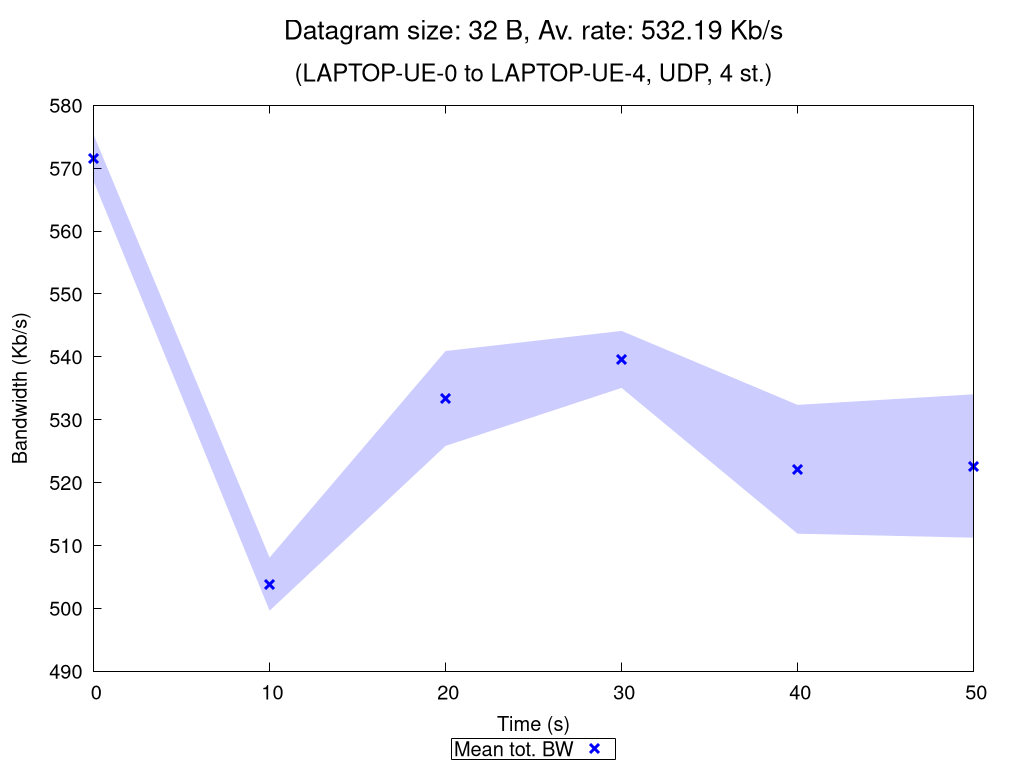

The script that saved this image:
set terminal pngcairo nocrop enhanced size 1024,768 font "Verdana,15"
set output "UDP_4_st_2020_10_18_08-18-25_one2two_00032B.png"

set title "{/=20 Datagram size: 32 B, Av. rate: 532.19 Kb/s}\n\n{/=18 (LAPTOP-UE-0 to LAPTOP-UE-4, UDP, 4 st.)}"

set xlabel "Time (s)"
set ylabel "Bandwidth (Kb/s)"
set ytics nomirror
set key bmargin center horizontal box samplen 1 width -1
set bmargin 4.6
set rmargin 4.5

rf = 1000.0  # rate factor
set style fill transparent solid 0.2 noborder
set autoscale xfix
plot "UDP_4_st_2020_10_18_08-18-25_one2two_00032B_iperf_processed.dat" using 1:($2/rf-$3/rf):($2/rf+$3/rf) with filledcurves lc rgb "blue" notitle, \
     "" using 1:($2/rf) with points pt 2 ps 1.5 lw 3 lc rgb "blue" title "Mean tot. BW", \
